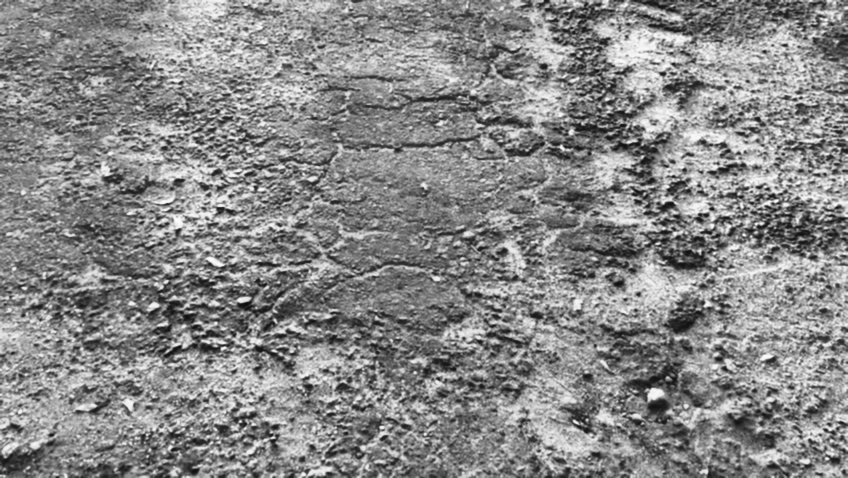
#> input picture segmentation/enhanced_frames/AlligatorCracking_frame_0.jpg, 848 x 478 px; its folder holds only this picture in this run
$ jupyter execute edge_cracking.ipynb
#> lines starting #> are read from the running program, lines starting #| are printed output that depends on the picture; after the words box and inside, x2 and y2 are one past the last pixel; in counts of white or black regions, pixels touching at a corner belong together
[cell 1]
import cv2
import numpy as np
import os

input_folder = "enhanced_frames"
output_folder = "output_edge_cracks"

os.makedirs(output_folder, exist_ok=True)

def road_edge_mask(gray):

    h, w = gray.shape

    mask = np.zeros((h, w), dtype=np.uint8)

    # focus ONLY on left and right road edges
    mask[int(h*0.45):h, :int(w*0.25)] = 255
    mask[int(h*0.45):h, int(w*0.75):] = 255

    return mask

def detect_edge_cracks(gray, output, mask):

    roi = cv2.bitwise_and(gray, gray, mask=mask)

    blur = cv2.GaussianBlur(roi, (5,5), 0)

    edges = cv2.Canny(blur, 40, 120)

    crack_map = np.zeros_like(edges)

    h, w = edges.shape

    block_w = 40
    block_h = 60

    for y in range(0, h - block_h, 20):
        for x in range(0, w - block_w, 20):

            region = edges[y:y+block_h, x:x+block_w]

            density = np.mean(region > 0)

            if density > 0.08:
                crack_map[y:y+block_h, x:x+block_w] = 255

    kernel = np.ones((15,15), np.uint8)

    crack_map = cv2.morphologyEx(crack_map, cv2.MORPH_CLOSE, kernel, iterations=2)

    contours, _ = cv2.findContours(crack_map, cv2.RETR_EXTERNAL, cv2.CHAIN_APPROX_SIMPLE)

    count = 0

    for c in contours:

        area = cv2.contourArea(c)

        if area < 2000:
            continue

        x, y, w, h = cv2.boundingRect(c)

        aspect = h / (w + 1e-5)

        if aspect < 1.2:
            continue

        cv2.rectangle(output, (x,y), (x+w,y+h), (255,255,0), 2)

        cv2.putText(
            output,
            "Edge Crack",
            (x, y-5),
            cv2.FONT_HERSHEY_SIMPLEX,
            0.6,
            (255,255,0),
            2
        )

        count += 1

    return count

files = sorted(os.listdir(input_folder))

for file in files:

    if not file.lower().endswith(('.png','.jpg','.jpeg')):
        continue

    path = os.path.join(input_folder, file)

    frame = cv2.imread(path)
#> frame is the input picture: shape (478, 848, 3); min 13, max 255, mean 136.1

    gray = cv2.cvtColor(frame, cv2.COLOR_BGR2GRAY)

    output = frame.copy()

    mask = road_edge_mask(gray)
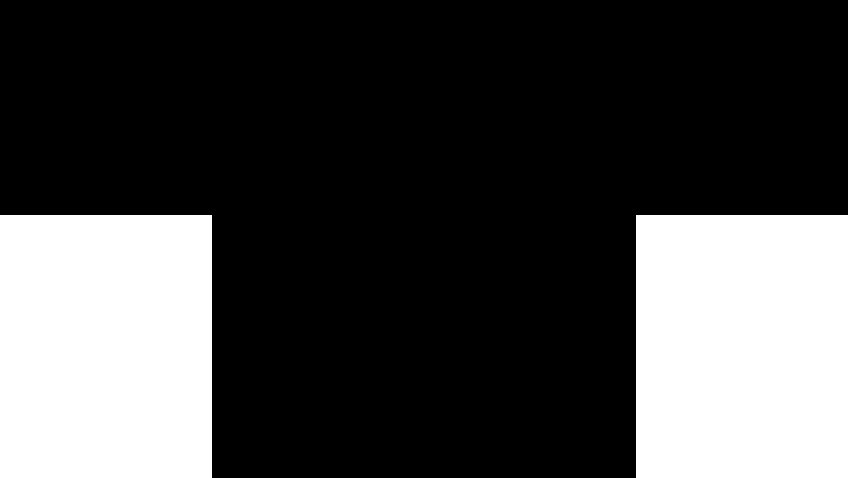
#> mask: shape (478, 848); 27.5% white; 2 white regions, box (x1, y1, x2, y2) and area: (0, 215, 212, 478) 55756, (636, 215, 848, 478) 55756

    count = detect_edge_cracks(gray, output, mask)
#> in detect_edge_cracks, `roi = cv2.bitwise_and(gray, gray, mask=mask)`:
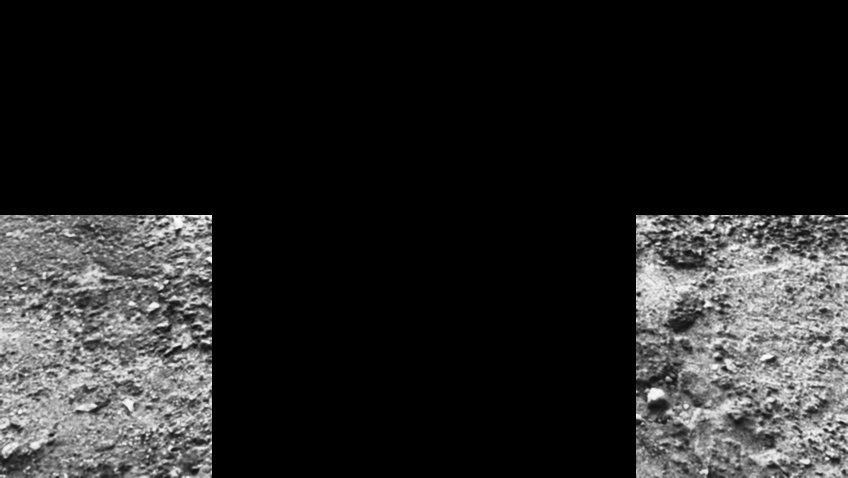
#> roi: shape (478, 848); min 0, max 255, mean 36.8
#> in detect_edge_cracks, `edges = cv2.Canny(blur, 40, 120)`:
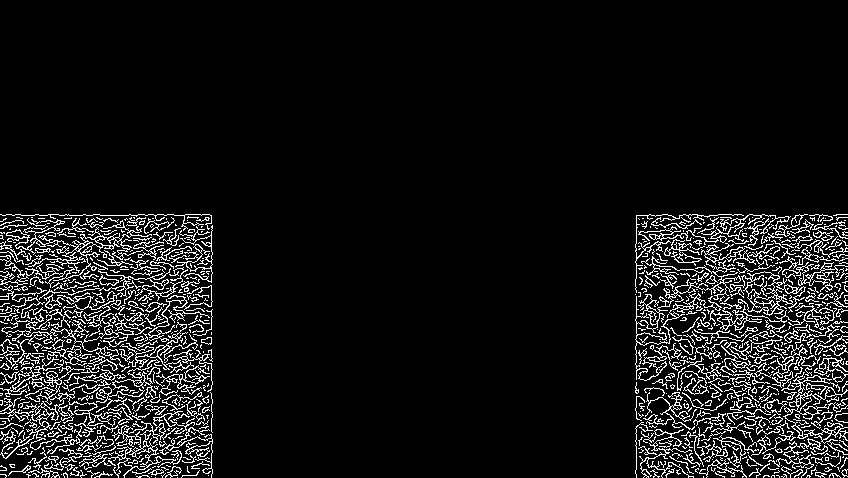
#> edges: shape (478, 848); 8.1% white in thin lines or dots, all inside (x1, y1, x2, y2) = (0, 214, 848, 478)
#> after the loop in detect_edge_cracks, `for y in range(0, h - block_h, 20):`:
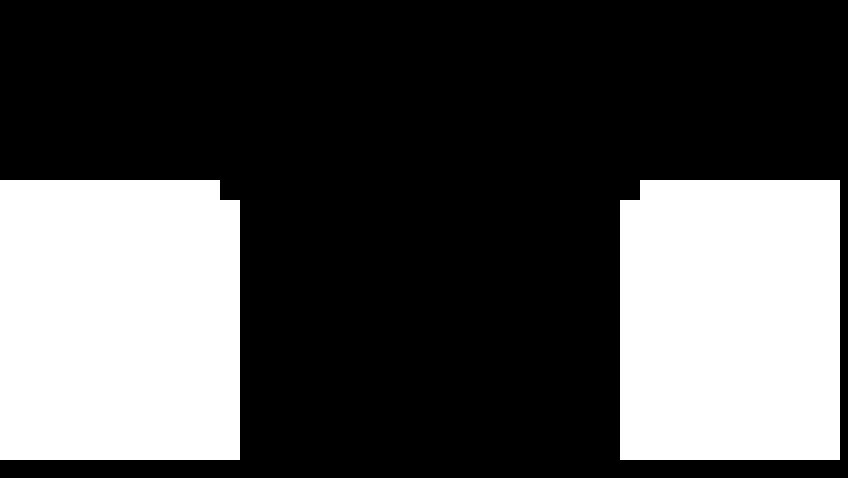
#> crack_map: shape (478, 848); 31.6% white; 2 white regions, box (x1, y1, x2, y2) and area: (0, 180, 240, 460) 66800, (620, 180, 840, 460) 61200
#> in detect_edge_cracks, `crack_map = cv2.morphologyEx(crack_map, cv2.MORPH_CLOSE, kernel, itera..`:
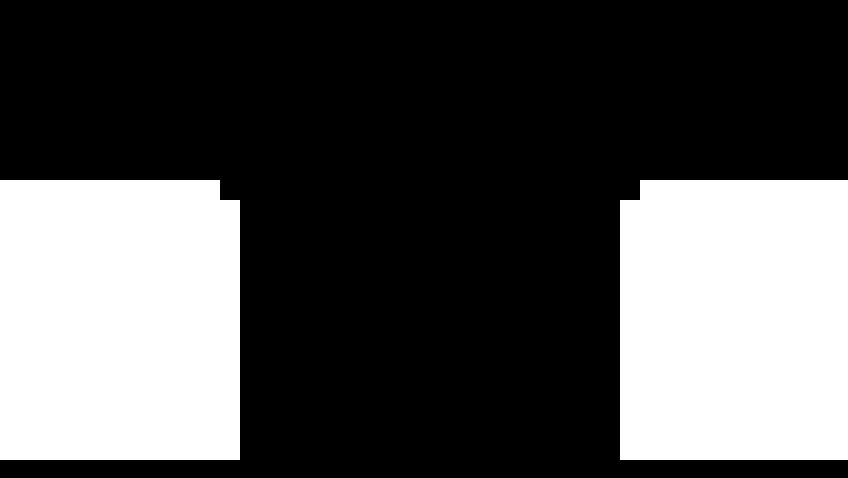
#> crack_map: shape (478, 848); 32.1% white; 2 white regions
#> in detect_edge_cracks, `contours, _ = cv2.findContours(crack_map, cv2.RETR_EXTERNAL, cv2.CHAIN..`: contours = 2 contours; box (x1, y1, x2, y2) and area: (0, 180, 240, 460) 66282, (620, 180, 848, 460) 62934
#> the loop in detect_edge_cracks, `for c in contours: ` made 2 passes
#> (area, x, y, w, h, aspect, count) on pass 1: (62933.5, 620, 180, 228, 280, 1.23, 1)
#> (area, x, y, w, h, aspect) on pass 2: (66281.5, 0, 180, 240, 280, 1.17)
#> after the loop in detect_edge_cracks, `for c in contours:`:
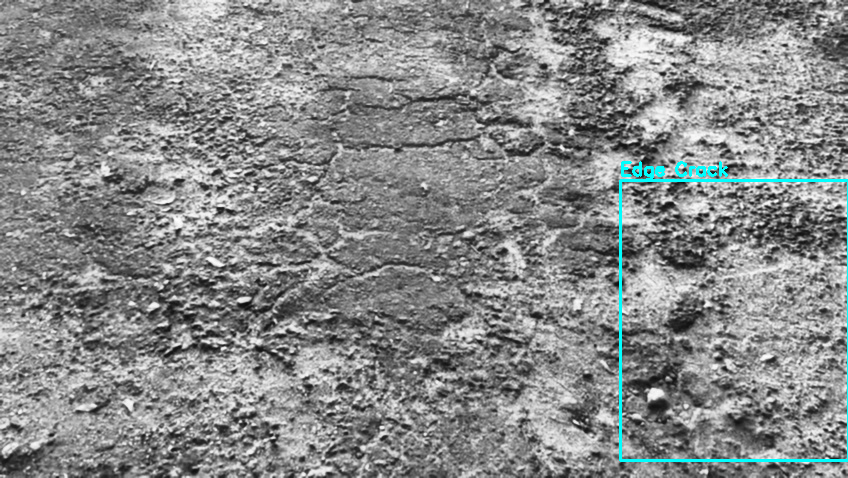
#> output: shape (478, 848, 3); 0.79% of pixels changed, all inside (x1, y1, x2, y2) = (619, 161, 848, 462)
#> after the loop in detect_edge_cracks, `for c in contours:`: count = 1
#> count = 1

    cv2.putText(
        output,
        f"Edge Cracks: {count}",
        (20,40),
        cv2.FONT_HERSHEY_SIMPLEX,
        0.7,
        (255,255,255),
        2
    )
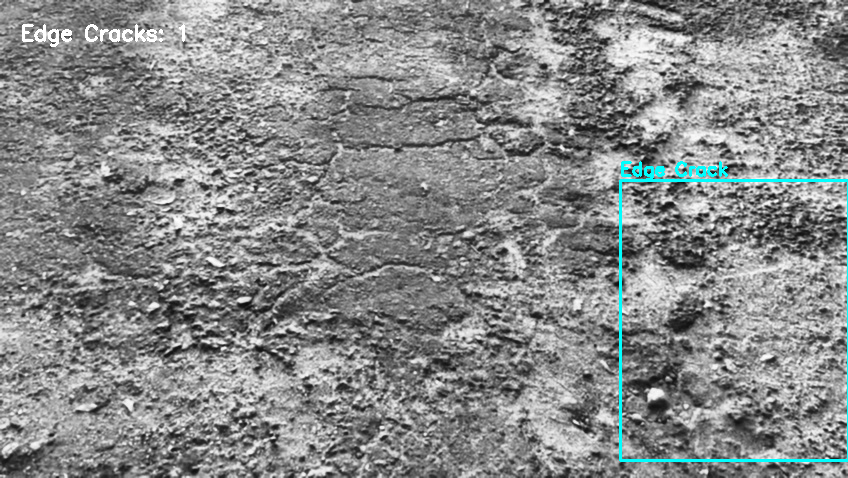
#> output: shape (478, 848, 3); 0.26% of pixels changed, all inside (x1, y1, x2, y2) = (22, 24, 185, 47)

    cv2.imwrite(os.path.join(output_folder, file), output)

    print(f"{file} → {count} edge cracks")
#| AlligatorCracking_frame_0.jpg → 1 edge cracks

print("\n EDGE CRACK DETECTION COMPLETE")

$ run again, on segmentation/enhanced_frames/EdgeCracking4_frame_123.jpg
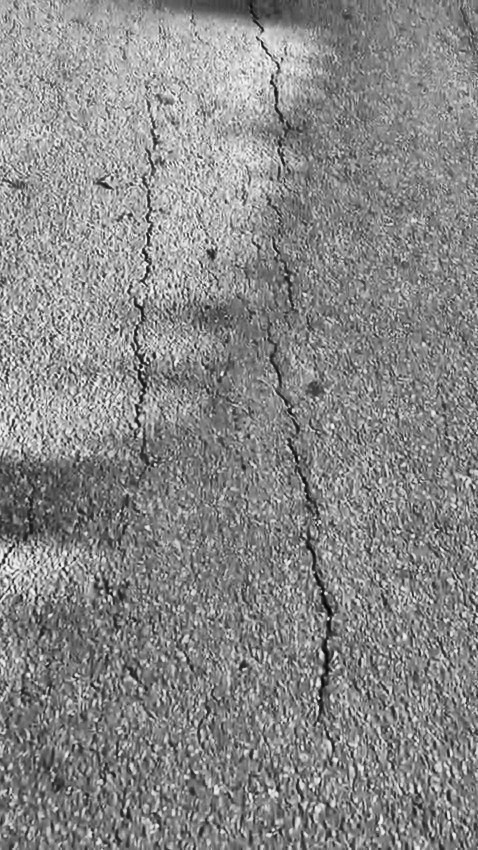
#> input picture segmentation/enhanced_frames/EdgeCracking4_frame_123.jpg, 478 x 850 px
#> frame is the input picture: shape (850, 478, 3); min 1, max 254, mean 136.3
#> `mask = road_edge_mask(gray)`:
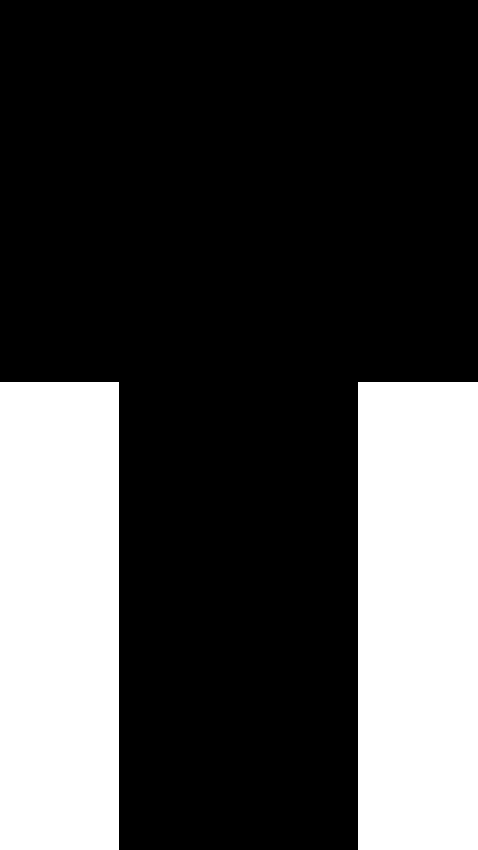
#> mask: shape (850, 478); 27.5% white; 2 white regions, box (x1, y1, x2, y2) and area: (358, 382, 478, 850) 56160, (0, 382, 119, 850) 55692
#> edges: shape (850, 478); 8.9% white in thin lines or dots, all inside (x1, y1, x2, y2) = (0, 381, 478, 850)
#> contours = 2 contours; box (x1, y1, x2, y2) and area: (0, 340, 140, 850) 70352, (340, 340, 460, 850) 60172
#> the loop in detect_edge_cracks, `for c in contours: ` made 2 passes
#> (area, x, y, w, h, aspect, count) on passes 1 to 2: (60171.5, 340, 340, 120, 510, 4.25, 1), (70351.5, 0, 340, 140, 510, 3.64, 2)
#> after the loop in detect_edge_cracks, `for c in contours:`: count = 2
#> `cv2.putText( output, f"Edge Cracks: {count}", (20,40), cv2.FONT_HERSHE..`:
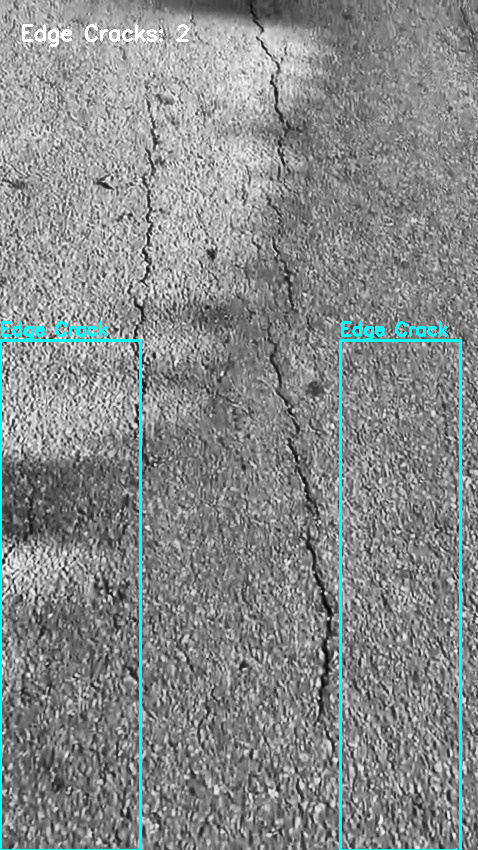
#> output: shape (850, 478, 3); mean B, G, R 139, 139, 133.9
#| EdgeCracking4_frame_123.jpg → 2 edge cracks

$ run again, on segmentation/enhanced_frames/EdgeCracking4_frame_129.jpg
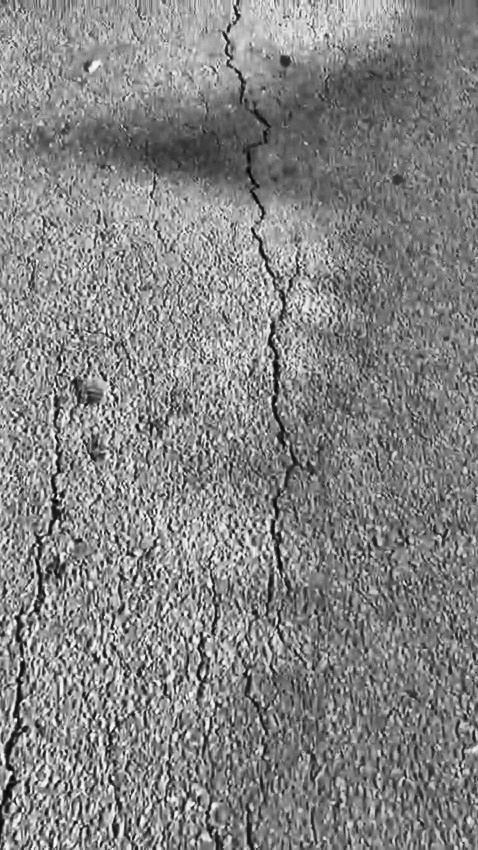
#> input picture segmentation/enhanced_frames/EdgeCracking4_frame_129.jpg, 478 x 850 px
#> frame is the input picture: shape (850, 478, 3); min 0, max 254, mean 132.4
#> `mask = road_edge_mask(gray)`:
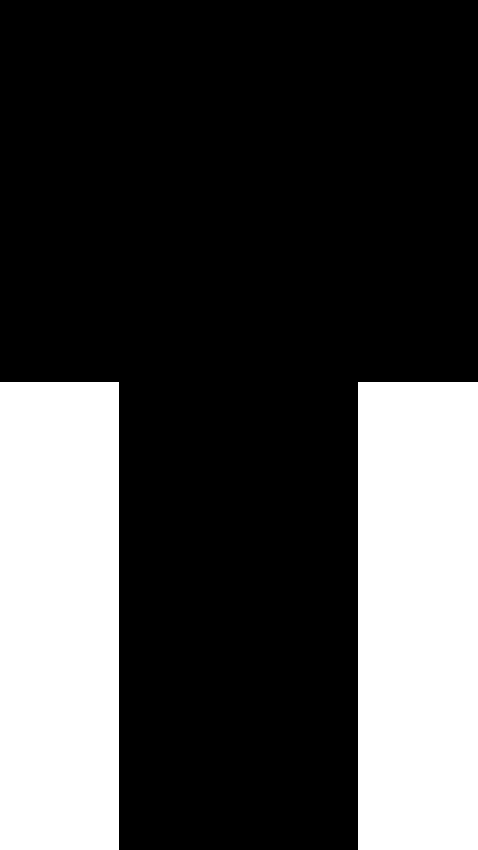
#> mask: shape (850, 478); 27.5% white; 2 white regions, box (x1, y1, x2, y2) and area: (358, 382, 478, 850) 56160, (0, 382, 119, 850) 55692
#> edges: shape (850, 478); 8.7% white in thin lines or dots, all inside (x1, y1, x2, y2) = (0, 381, 478, 850)
#> contours = 2 contours; box (x1, y1, x2, y2) and area: (0, 340, 140, 850) 70352, (340, 340, 460, 850) 60172
#> the loop in detect_edge_cracks, `for c in contours: ` made 2 passes
#> (area, x, y, w, h, aspect, count) on passes 1 to 2: (60171.5, 340, 340, 120, 510, 4.25, 1), (70351.5, 0, 340, 140, 510, 3.64, 2)
#> after the loop in detect_edge_cracks, `for c in contours:`: count = 2
#> `cv2.putText( output, f"Edge Cracks: {count}", (20,40), cv2.FONT_HERSHE..`:
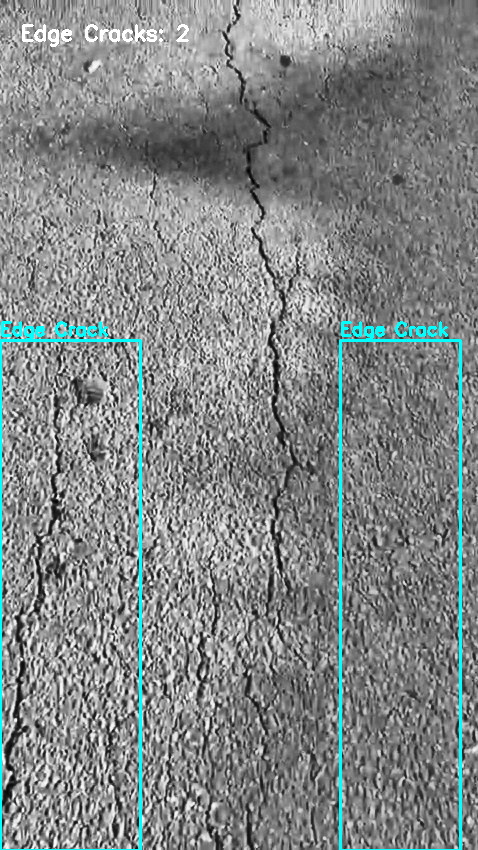
#> output: shape (850, 478, 3); mean B, G, R 135.1, 135.1, 130
#| EdgeCracking4_frame_129.jpg → 2 edge cracks

$ run again, on segmentation/enhanced_frames/EdgeCracking9_frame_185.jpg
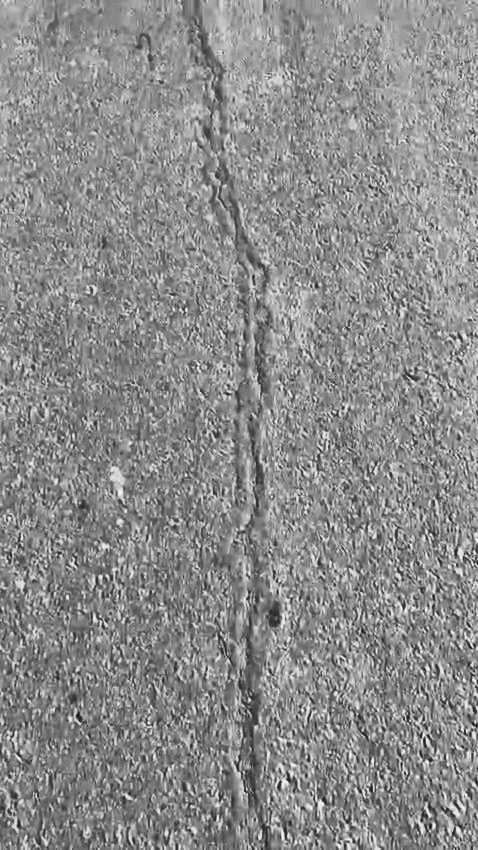
#> input picture segmentation/enhanced_frames/EdgeCracking9_frame_185.jpg, 478 x 850 px
#> frame is the input picture: shape (850, 478, 3); min 25, max 250, mean 139.7
#> mask: shape (850, 478); 27.5% white; 2 white regions, box (x1, y1, x2, y2) and area: (358, 382, 478, 850) 56160, (0, 382, 119, 850) 55692
#> edges: shape (850, 478); 8.6% white in thin lines or dots, all inside (x1, y1, x2, y2) = (0, 381, 478, 850)
#> contours = 2 contours; box (x1, y1, x2, y2) and area: (0, 340, 140, 850) 69952, (340, 340, 460, 850) 60172
#> the loop in detect_edge_cracks, `for c in contours: ` made 2 passes
#> (area, x, y, w, h, aspect, count) on passes 1 to 2: (60171.5, 340, 340, 120, 510, 4.25, 1), (69951.5, 0, 340, 140, 510, 3.64, 2)
#> after the loop in detect_edge_cracks, `for c in contours:`: count = 2
#> `cv2.putText( output, f"Edge Cracks: {count}", (20,40), cv2.FONT_HERSHE..`:
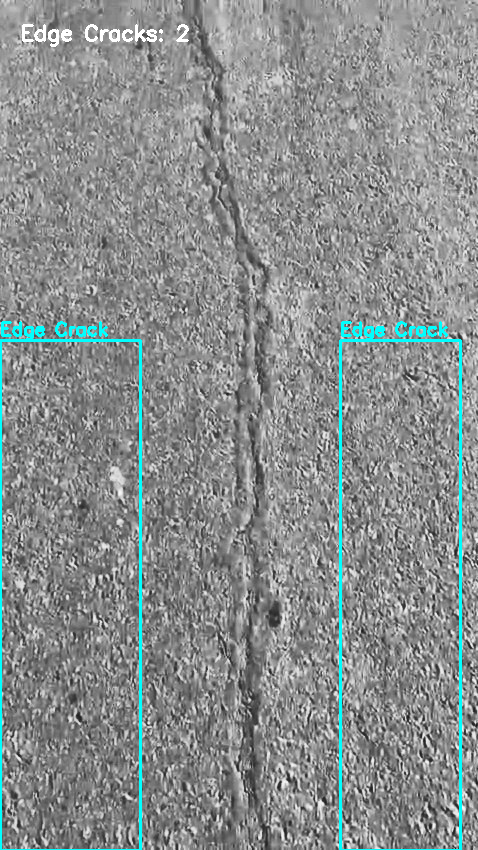
#> output: shape (850, 478, 3); mean B, G, R 142.4, 142.4, 137.3
#| EdgeCracking9_frame_185.jpg → 2 edge cracks
